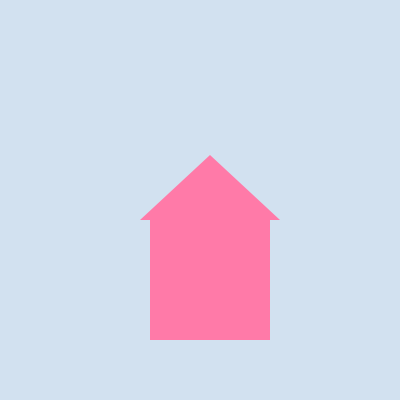
Frame 1 (no input)
Frame 60 (the mouse pressed at the canvas centre just before this capture): identical to frame 1, image omitted
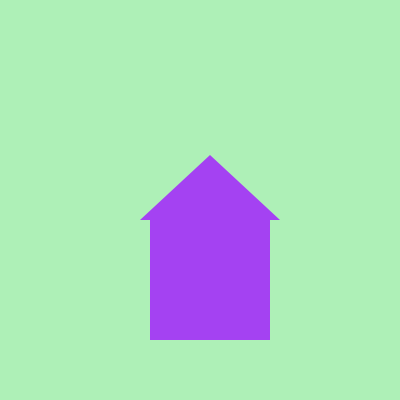
Frame 120 (the mouse held since frame 60 and released just before this capture)

The Processing sketch that drew these frames (run headless with seeded random() and noise(); from frame 60 on, the mouse is pressed at the canvas centre):

// Processing sketch: color-house
// ── color-house.pde
// Color House
// A click changes two variables. The drawing does not change; the
// values it reads do.

color houseColor = color(255, 122, 168);
color skyColor = color(210, 225, 240);

void setup() {
  size(400, 400);
  noStroke();
}

void draw() {
  background(skyColor);

  fill(houseColor);
  rect(150, 220, 120, 120);
  triangle(140, 220, 210, 155, 280, 220);
}

// mousePressed() runs once, the moment you click.
// It does not draw anything itself - it only changes the two
// variables that draw() reads on the very next frame.
void mousePressed() {
  houseColor = color(random(255), random(255), random(255));
  skyColor = color(random(150, 255), random(150, 255), random(150, 255));
}
